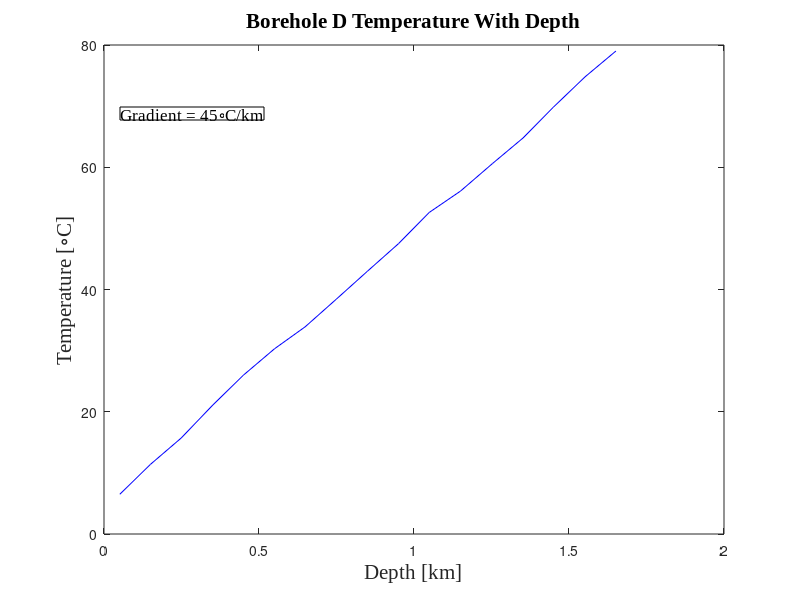

Write MATLAB code to recreate this figure.
%***** Temperature gradient of Borehole D *******************************


% input data, D = depth, T = temperature
D = [51,150,249,351,450,550,649,749,850,950,1049,1150,1253,1352,1449,1552,1651]/1000;
T = [6.5,11.4,15.7,21.1,26,30.3,33.9,38.4,43,47.5,52.6,56.1,60.6,64.8,69.8,74.8,79];

% plot data
figure();
plot(D, T, 'b');
xlabel('Depth [km]', 'FontSize', 15, 'FontName','Times New Roman');
ylabel('Temperature [\circC]', 'FontSize', 15, 'FontName','Times New Roman');
title('Borehole D Temperature With Depth', 'FontSize', 15,'FontName','Times New Roman');

% find slope of line
p = polyfit(D,T,1);
annotation('textbox', [.15 .8 .1 .1], 'String', ['Gradient = ', ...
    num2str(round(p(1,1))), '\circC/km'], 'FontSize', 12, 'FontName','Times New Roman');
